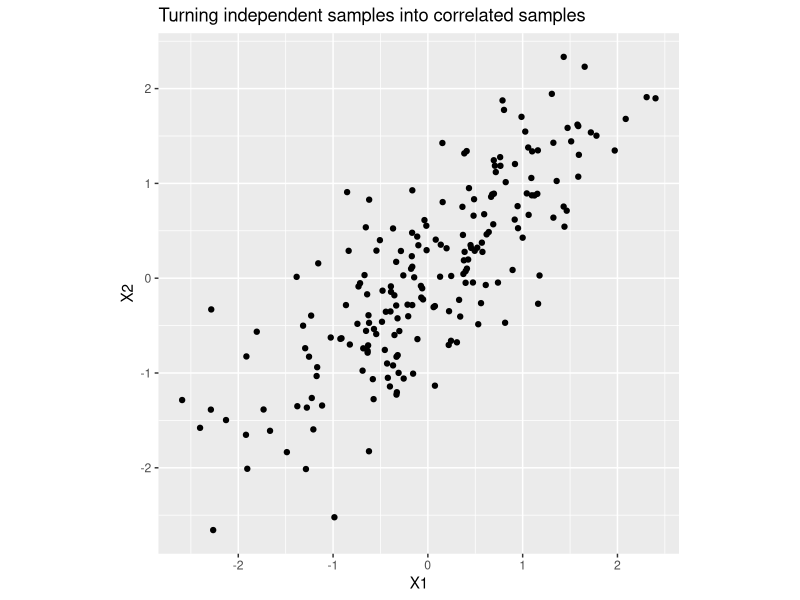

The R source for this figure: (Note: this script raises an error after producing the figure.)
## ---- chunk 1
# For reproducibility, set the seed.
set.seed(1)

# Construct some very simple example matrices.
K <- matrix(nrow=2, c(1, 0.8, 0.8, 1))
L <- t(chol(K))

# Print a matrix in nice LaTeX format.
PrintMatrix <- function(M) {
  beginning <- paste(collapse='', c('\\left[\\begin{array}{', rep('c', ncol(M)), '}'))
  rows <- c()
  for (row in 1:nrow(M)) {
    rows <- c(rows, paste(collapse=' & ', M[row, ]))
  }
  row_text <- paste(collapse=' \\\\ ', rows)
  return(paste(collapse='', c(beginning, row_text, '\\end{array}\\right]')))
}

require(ggplot2)
## ---- chunk 2
num_points <- 200
independent_random <- matrix(nrow=2, rnorm(n=2 * num_points))
correlated_random <- L %*% independent_random
## ---- chunk 3
d <- data.frame(t(correlated_random))
print(ggplot(data=d, aes(x=X1, y=X2))
      + geom_point()
      + coord_equal()
      + ggtitle("Turning independent samples into correlated samples")
      )
## ---- chunk 4
# This doesn't check that K actually *has* a Cholesky decomposition (not every
# matrix does).  Give it some garbage, and it will happily return a nonsense
# answer (if it doesn't crash first!).
#
# That's OK; the point is to see if it gives the right answer for suitable
# matrices.
#
# For this reason (and many others!), you shouldn't be using this algorithm in
# the real world: like the blog post it's part of, it's only good for improving
# your understanding of the concept.
MyCholesky <- function(K) {
  n <- nrow(K)

  # Start out with a matrix which is all zeroes, except for the upper-left
  # element.  (We know that element is the square root of the corresponding
  # element in K, since that's the base case.)
  L <- matrix(0, nrow=n, ncol=n)
  L[1, 1] <- sqrt(K[1, 1])
  if (n == 1) { return(L) }

  # Compute each row's values.
  for (row in 2:n) {
    # This loop computes all the elements *before* the diagonal (which
    # corresponds to step 2 above).
    for (col in 1:(row - 1)) {
      # sum_to_subtract is the contribution of the elements we've previously
      # computed in this new row.
      sum_to_subtract <- 0
      if (col > 1) {
        i <- 1:(col - 1)
        sum_to_subtract <- L[col, i] %*% L[row, i]
      }
      L[row, col] <- (K[row, col] - sum_to_subtract) / L[col, col]
    }
    # Now compute the element on the main diagonal (corresponding to step 3
    # above).
    i <- 1:(row - 1)
    L[row, row] <- sqrt(K[row, row] - L[row, i] %*% L[row, i])
  }
  return (L)
}
## ---- chunk 5
# Generate some points.
x <- sort(rnorm(n=N))

# Construct a matrix from a covariance function which I know is valid.
# (We'll add some noise on the diagonal to help it converge).
K <- outer(x, x,
           function(a, b) {
             exp(-(a - b)^2) + ifelse(a==b, 0.01, 0.0)
           })

# What are the biggest and smallest differences between my method,
# and R's built-in method I know is correct?
range(MyCholesky(K) - t(chol(K)))
